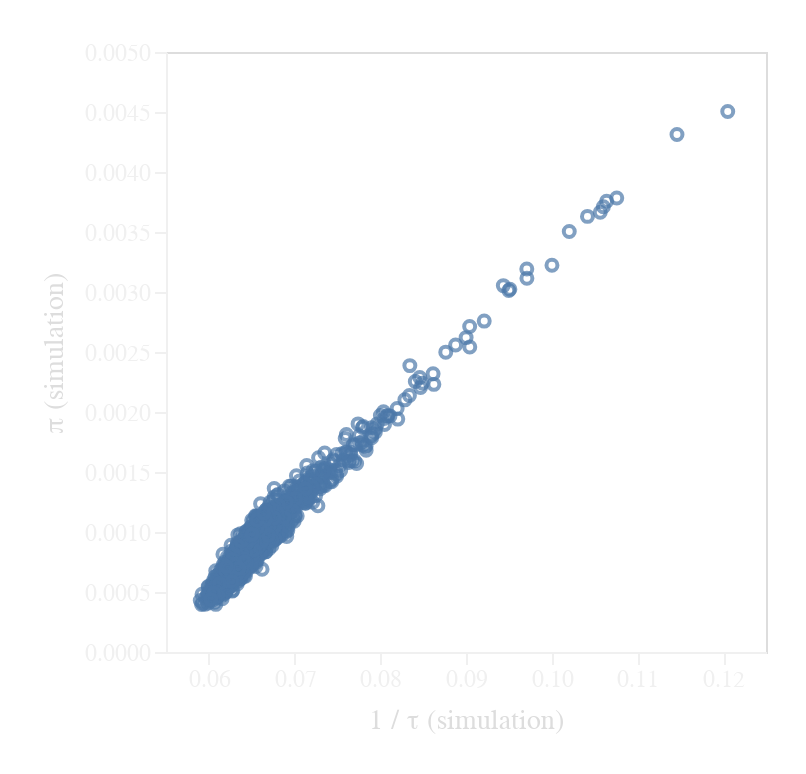

The notebook cell saved with this chart:
### Code cell
alt.Chart(df_adaptive_ba1024).mark_point().encode(
    x=alt.X("tau_simulation_inv", scale=alt.Scale(type="linear", zero=False)).title(
        "1 / τ (simulation)"
    ),
    y=alt.Y("pi_simulation", scale=alt.Scale(type="linear")).title("π (simulation)"),
)

### Figure 1 — Vega-Lite specification as saved in the notebook (floating-point values rounded to 4 significant figures; data arrays with more than 128 entries replaced by an {"elided": "..."} marker saying what was removed)
{"config": {"padding": 20, "view": {"stroke": "#DDD", "fill": null}, "title": {"font": "Helvetica Neue, sans serif", "fontSize": 14, "color": "#DDD", "padding": 10, "align": "left", "anchor": "start", "dx": 10}, "header": {"anchor": "start", "labelFontSize": 14, "titleColor": "#DDD", "labelColor": "#DDD"}, "axis": {"labelFont": "Helvetica Neue, sans serif", "titleFont": "Helvetica Neue, sans serif", "grid": false, "gridColor": "#444", "labelColor": "#F0F0F0", "tickColor": "#F0F0F0", "titleColor": "#DDD", "domainColor": "#F0F0F0", "labelFontSize": 12, "titleFontSize": 14, "titleFontWeight": 400, "tickSize": 6, "titlePadding": 8, "labelFlush": false}, "facet": {"titleFont": "Helvetica Neue, sans serif", "titleFontSize": 14, "color": "#DDD", "spacing": 20, "padding": 20}, "concat": {"spacing": 14, "axis": {"title": null}, "title": {"align": "left", "anchor": "left"}}, "legend": {"titleColor": "#DDD", "titleFontSize": 14, "titleFontWeight": 400, "labelColor": "#DDD", "labelFontSize": 12, "labelFont": "Helvetica Neue, sans serif", "titleFont": "Helvetica Neue, sans serif"}, "background": null}, "data": {"name": "data-1fd0cf4a79593d032344e7bf9981c1db"}, "mark": {"type": "point"}, "encoding": {"x": {"field": "tau_simulation_inv", "scale": {"type": "linear", "zero": false}, "title": "1 / τ (simulation)", "type": "quantitative"}, "y": {"field": "pi_simulation", "scale": {"type": "linear"}, "title": "π (simulation)", "type": "quantitative"}}, "$schema": "https://vega.github.io/schema/vega-lite/v6.1.0.json", "datasets": {"data-1fd0cf4a79593d032344e7bf9981c1db": {"elided": "1024 records"}}}
